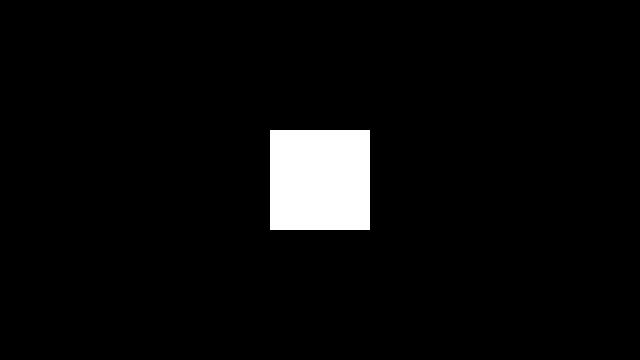
Frame 1 (no input)
Frame 60 (the mouse pressed at the canvas centre just before this capture): identical to frame 1, image omitted
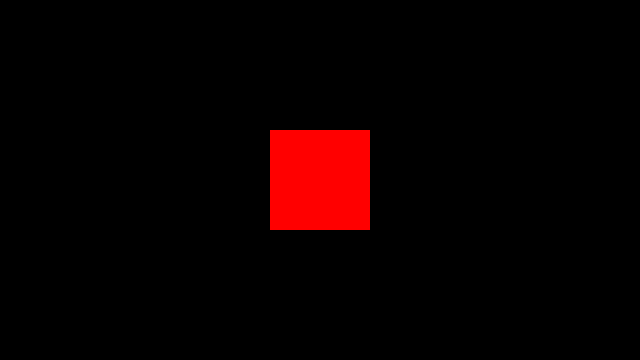
Frame 120 (the mouse held since frame 60 and released just before this capture)

The Processing sketch that drew these frames (run headless with seeded random() and noise(); from frame 60 on, the mouse is pressed at the canvas centre):

// Processing sketch: w2_stp15
// ── w2_stp15.pde
void setup() {
  size(640, 360);
  rectMode(CENTER);
  noStroke();
}

void draw() {
  background(0);

  if (mouseX > width * .5 - 50
    && mouseX < width * .5 + 50) {
    fill(255, 0, 0);
  } else {
    fill(255);
  }

  square(width * 0.5, height * 0.5, 100);
}
